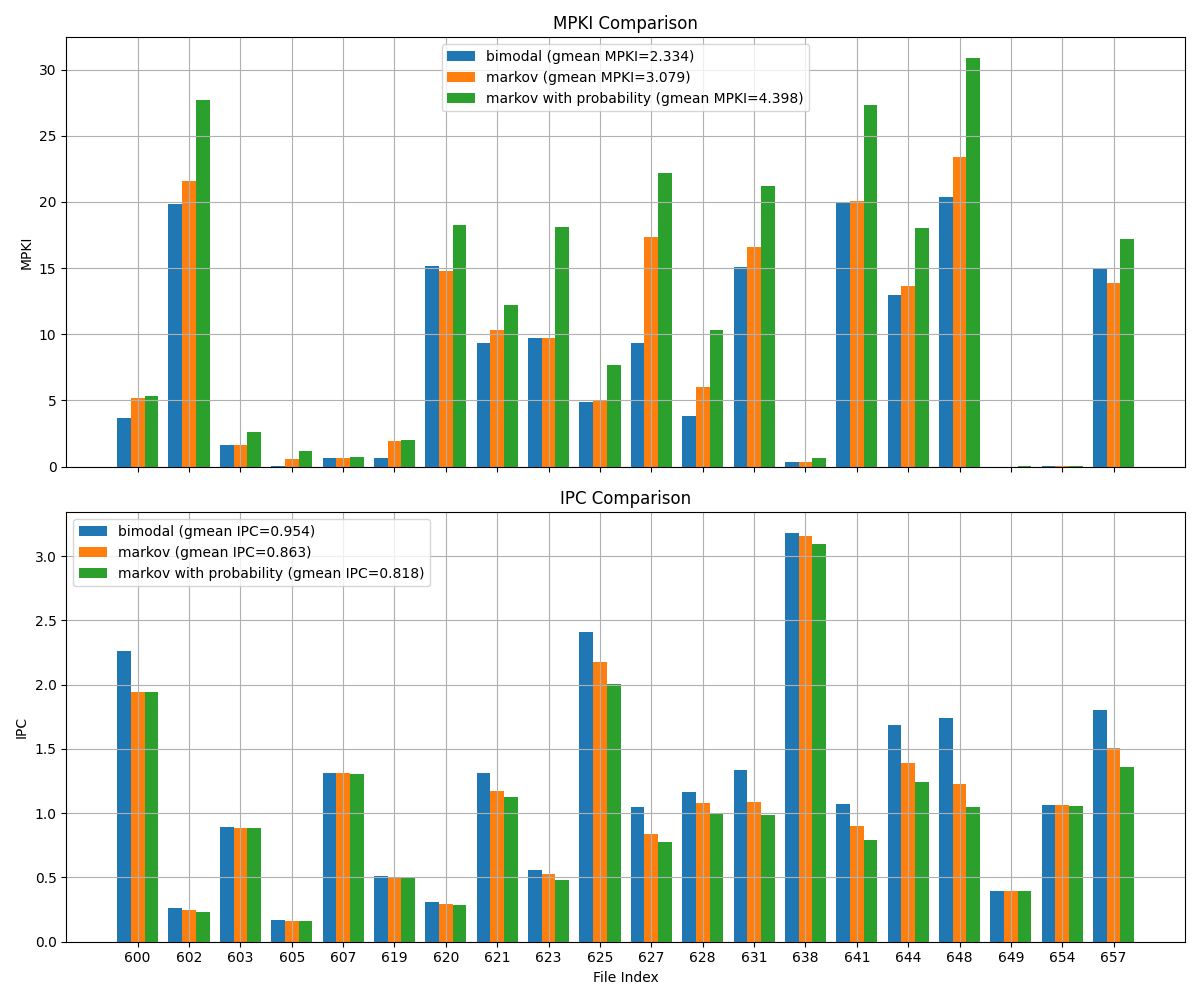

Recreate this plot in Python.
import argparse
import numpy as np
import os
import re
import matplotlib.pyplot as plt

from pathlib import Path
from scipy.stats import gmean

RUN_REGEXP=re.compile(r"run_(\d+)")
MPKI_REGEXP=re.compile(r"MPKI: (?P<mpki>\d+\.\d+) ")
IPC_REGEXP=re.compile(r"CPU 0 cumulative IPC: (?P<ipc>\d+\.\d+) instructions: (?P<instrs>\d+) cycles: (?P<cycles>\d+)")

INCORRECT_IPC=-1
INCORRECT_MPKI=-1

def extract_number(filename: str):
    match = re.search(RUN_REGEXP, filename)
    return int(match.group(1)) if match else float('inf')

def parse_mpki_and_ipc(filename: Path):
    with open(filename, "r") as ifile:
        ilines=ifile.readlines()

    cur_ipc = INCORRECT_IPC
    cur_mpki = INCORRECT_MPKI

    for iline in ilines:
        if (match:=re.search(IPC_REGEXP,iline)):
            cur_ipc = float(match["ipc"])
            continue

        # mpki info is after ipc
        if (match := re.search(MPKI_REGEXP, iline)):
            cur_mpki=float(match["mpki"])
            break

    return cur_ipc, cur_mpki


def plot_results(all_results, labels):
    fig, (ax1, ax2) = plt.subplots(2, 1, figsize=(12, 10), sharex=True)

    num_labels = len(labels)
    file_idxs = sorted(list(set(el["file_idx"] for results in all_results for el in results)))
    bar_width = 0.8 / num_labels

    for i, (results, label) in enumerate(zip(all_results, labels)):
        mpki_dict = {el["file_idx"]: el["mpki"] for el in results}
        ipc_dict = {el["file_idx"]: el["ipc"] for el in results}

        mpkis = [mpki_dict.get(idx, 0) for idx in file_idxs]
        ipcs = [ipc_dict.get(idx, 0) for idx in file_idxs]

        res_gmean_mpki = np.round(gmean([v for v in mpkis if v > 0]), 3)
        res_gmean_ipc = np.round(gmean([v for v in ipcs if v > 0]), 3)

        positions = np.arange(len(file_idxs)) + i * bar_width

        ax1.bar(positions, mpkis, bar_width, label=f"{label} (gmean MPKI={res_gmean_mpki})")
        ax2.bar(positions, ipcs, bar_width, label=f"{label} (gmean IPC={res_gmean_ipc})")

    ax1.set_ylabel("MPKI")
    ax2.set_ylabel("IPC")
    ax2.set_xlabel("File Index")
    ax1.set_title("MPKI Comparison")
    ax2.set_title("IPC Comparison")
    ax2.set_xticks(np.arange(len(file_idxs)) + bar_width * (num_labels - 1) / 2)
    ax2.set_xticklabels(file_idxs)
    ax1.legend()
    ax2.legend()
    ax1.grid(True)
    ax2.grid(True)
    plt.tight_layout()
    plt.savefig("branch_comparison.png")
    plt.close()

def run_analysis(input_dir: Path):
    input_files = os.listdir(input_dir)
    input_files = sorted(input_files, key=extract_number)

    results = []
    for ifile in input_files:
        cur_ipc, cur_mpki = parse_mpki_and_ipc(Path(f"{input_dir}/{ifile}"))
        if cur_ipc == INCORRECT_IPC or cur_mpki == INCORRECT_MPKI:
            continue
        if (file_idx := str(extract_number(ifile))) == float('inf'):
            continue

        results.append({
            "file_idx": file_idx,
            "ipc": cur_ipc,
            "mpki": cur_mpki
        })

    return results

if __name__ == "__main__":
    parser = argparse.ArgumentParser()
    parser.add_argument("--runs-dirs", type=str, help="comma-separated list of directories with results")
    args = parser.parse_args()

    runs_dirs = [Path(p.strip()) for p in args.runs_dirs.split(",")]

    all_results = []
    labels = []

    labels_correct={"baseline_runs": "bimodal", 
                    "markov_predictor_runs": "markov",
                    "markov_probable_runs": "markov with probability"}

    for dir_path in runs_dirs:
        results = run_analysis(dir_path)
        all_results.append(results)
        labels.append(labels_correct[dir_path.name] if dir_path.name in labels_correct.keys() else dir_path.name)

    plot_results(all_results, labels)
